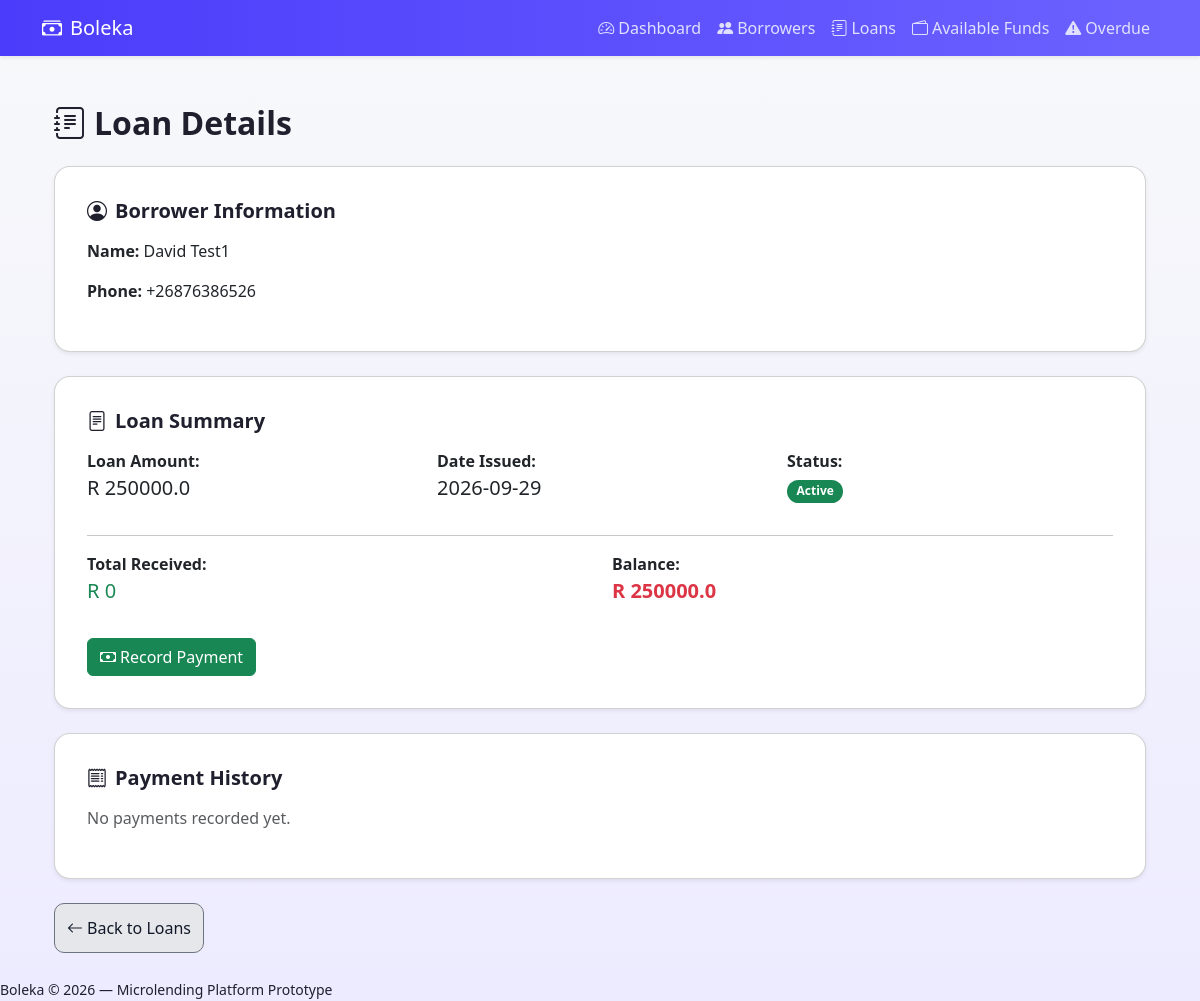
Screenshot of /loans/1 with the database file from the repository.
### models.py (models this page shows)
class Borrower(Base):
    __tablename__ = "borrowers"
    id = Column(Integer, primary_key=True, index=True)
    name = Column(String, nullable=False)
    phone = Column(String, nullable=False)
    loans = relationship("Loan", back_populates="borrower")

class Loan(Base):
    __tablename__ = "loans"
    id = Column(Integer, primary_key=True, index=True)
    borrower_id = Column(Integer, ForeignKey("borrowers.id"))
    amount = Column(Float, nullable=False)
    date = Column(Date, nullable=False)
    status = Column(String, default="Active")
    borrower = relationship("Borrower", back_populates="loans")
    payments = relationship("Payment", back_populates="loan")

### main.py (the view)
@app.get("/loans/{loan_id}", response_class=HTMLResponse)
async def loan_detail(request: Request, loan_id: int, db: Session = Depends(get_db)):
    loan = db.query(Loan).filter(Loan.id == loan_id).first()
    if not loan:
        return HTMLResponse("Loan not found", status_code=404)
    borrower = db.query(Borrower).filter(
        Borrower.id == loan.borrower_id).first()
    payments = db.query(Payment).filter(Payment.loan_id == loan_id).all()
    money_received = sum(p.amount for p in payments)
    balance = loan.amount - money_received
    return templates.TemplateResponse(
        "loan_detail.html",
        {
            "request": request,
            "loan": loan,
            "borrower": borrower,
            "payments": payments,
            "money_received": money_received,
            "balance": balance,
        },
    )

### templates/loan_detail.html
{% extends "base.html" %}
{% block content %}
<div class="container mt-4">
    <h2 class="mb-4">
        <i class="bi bi-journal-text me-2"></i>Loan Details
    </h2>
    <div class="card shadow-sm mb-4">
        <div class="card-body">
            <h5 class="mb-3">
                <i class="bi bi-person-circle me-2"></i>Borrower Information
            </h5>
            <p><strong>Name:</strong> {{ borrower.name }}</p>
            <p><strong>Phone:</strong> {{ borrower.phone }}</p>
        </div>
    </div>
    <div class="card shadow-sm mb-4">
        <div class="card-body">
            <h5 class="mb-3">
                <i class="bi bi-file-text me-2"></i>Loan Summary
            </h5>
            <div class="row">
                <div class="col-md-4 mb-3">
                    <strong>Loan Amount:</strong>
                    <div class="fs-5">R {{ loan.amount }}</div>
                </div>
                <div class="col-md-4 mb-3">
                    <strong>Date Issued:</strong>
                    <div class="fs-5">{{ loan.date }}</div>
                </div>
                <div class="col-md-4 mb-3">
                    <strong>Status:</strong>
                    <div class="fs-5">
                        {% if loan.status == "Active" %}
                            <span class="badge bg-success">Active</span>
                        {% elif loan.status == "Overdue" %}
                            <span class="badge bg-danger">Overdue</span>
                        {% elif loan.status == "Paid" %}
                            <span class="badge bg-primary">Paid</span>
                        {% else %}
                            <span class="badge bg-secondary">{{ loan.status }}</span>
                        {% endif %}
                    </div>
                </div>
            </div>
            <hr>
            <div class="row">
                <div class="col-md-6 mb-3">
                    <strong>Total Received:</strong>
                    <div class="fs-5 text-success">R {{ money_received }}</div>
                </div>
                <div class="col-md-6 mb-3">
                    <strong>Balance:</strong>
                    {% if balance > 0 %}
                        <div class="fs-5 text-danger fw-bold">R {{ balance }}</div>
                    {% else %}
                        <div class="fs-5 text-success fw-bold">R 0</div>
                    {% endif %}
                </div>
            </div>
            <div class="mt-3">
                <a href="/loans/{{ loan.id }}/pay" class="btn btn-success">
                    <i class="bi bi-cash me-1"></i>Record Payment
                </a>
            </div>
        </div>
    </div>
    <div class="card shadow-sm mb-4">
        <div class="card-body">
            <h5 class="mb-3">
                <i class="bi bi-receipt me-2"></i>Payment History
            </h5>
            {% if payments %}
            <table class="table table-hover align-middle">
                <thead class="table-light">
                    <tr>
                        <th>ID</th>
                        <th>Amount</th>
                        <th>Date</th>
                    </tr>
                </thead>
                <tbody>
                    {% for p in payments %}
                    <tr>
                        <td>{{ p.id }}</td>
                        <td>R {{ p.amount }}</td>
                        <td>{{ p.date }}</td>
                    </tr>
                    {% endfor %}
                </tbody>
            </table>
            {% else %}
                <p class="text-muted">No payments recorded yet.</p>
            {% endif %}
        </div>
    </div>
    <a href="/loans" class="btn btn-secondary">
        <i class="bi bi-arrow-left me-1"></i>Back to Loans
    </a>
</div>
{% endblock %}

### static/style.css (style rules this page uses)
* { box-sizing: border-box; margin: 0; padding: 0; }
body { font-family: system-ui, -apple-system, BlinkMacSystemFont, "Segoe UI", sans-serif; background: linear-gradient(180deg, #F8F9FA 0%, #EDEBFF 100%); color: #1f2933; }
h1, h2, h3, h4, h5 { font-weight: 600; color: #1f1f2e; margin-bottom: 0.75rem; }
.card { background: #ffffff; border-radius: 16px; padding: 1rem; margin-bottom: 1rem; box-shadow: 0 4px 12px rgba(75, 60, 251, 0.1); transition: transform 0.2s ease, box-shadow 0.2s ease; }
.btn-secondary { background: #e5e7eb; color: #111827; border-radius: 10px; padding: 12px; font-weight: 500; }
.badge { padding: 0.35rem 0.6rem; border-radius: 999px; font-size: 0.75rem; font-weight: 600; }

### templates/base.html (style rules this page uses)
body { background: linear-gradient(180deg, #F8F9FA 0%, #EDEBFF 100%); color: #1F1F2E; }
.card { border-radius: 16px; box-shadow: 0 4px 12px rgba(75, 60, 251, 0.1); transition: transform 0.2s ease, box-shadow 0.2s ease; }
h2, h3, h4 { font-weight: 600; color: #1F1F2E; }

### rows the page displays
Borrower: name "David Test1", phone "+26876386526"
Loan: amount "250000.0", date "2026-09-29"

### other values shown
{{ money_received }} "0"
{{ balance }} "250000.0"
{{ 2026 }} "2026"
